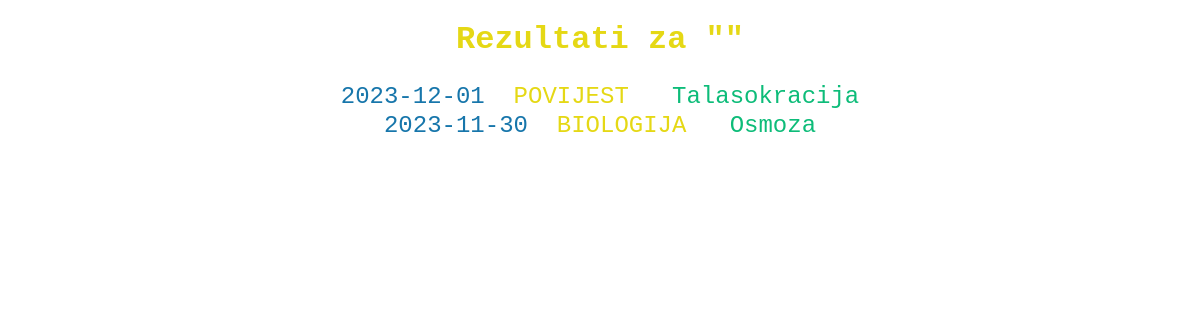
/pretraga, run on an earlier commit of the app's database.
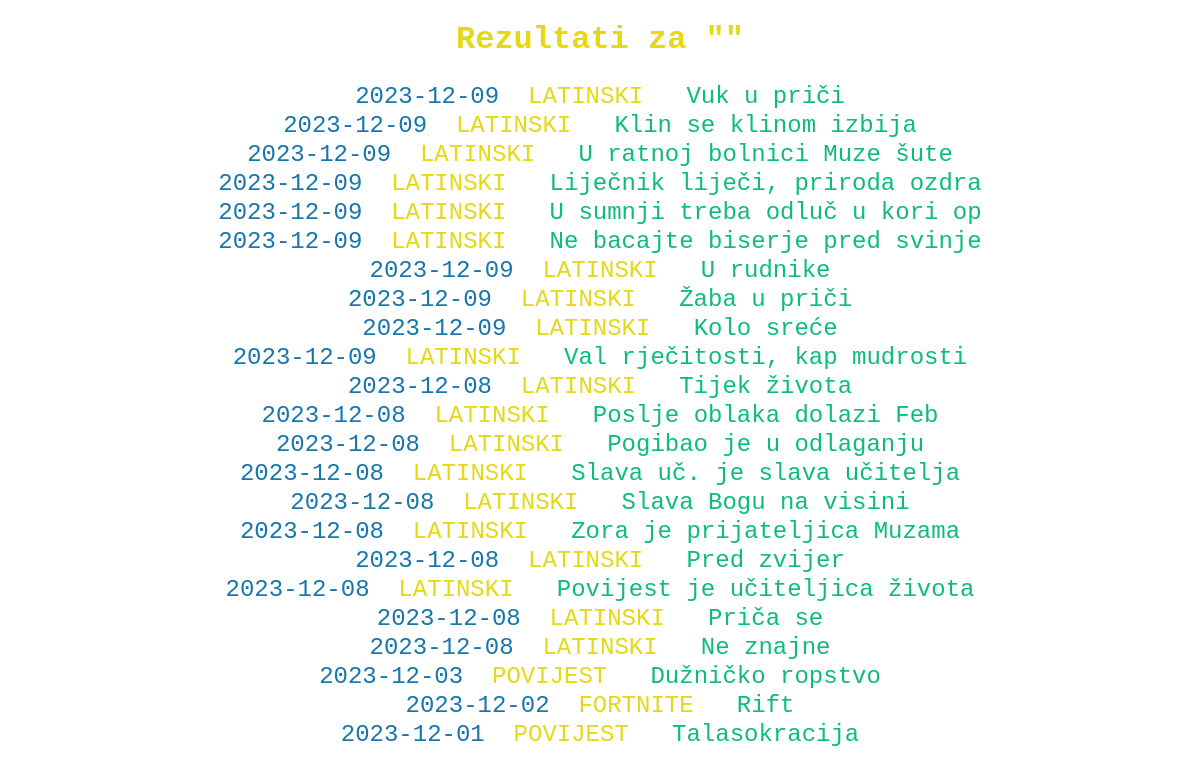
And on a later commit of the database.
### app.py (models this page shows, shortened)
class FunctionSite(functionDatabase.Model):
    id = functionDatabase.Column(functionDatabase.Integer, primary_key=True)
    name = functionDatabase.Column(functionDatabase.String(30), nullable=False, default=' ')
    description = functionDatabase.Column(functionDatabase.String(600), nullable=False, default=' ')
    language = functionDatabase.Column(functionDatabase.String(12), nullable=False, default=' ')
    date_created = functionDatabase.Column(functionDatabase.DateTime, default=datetime.utcnow)
    bookmark = functionDatabase.Column(functionDatabase.Boolean, default=False)

### app.py (the view)
@app.route('/pretraga')
def search():
    global func_search
    global isFound
    isFound = False
    functions = FunctionSite.query.order_by(FunctionSite.name).all()
    for function in functions:
        if (func_search.lower() in function.name.lower()) or (func_search.lower() in function.language.lower()):
            isFound = True
    return render_template('search.html', search=func_search, functions=functions, isFound=isFound)

### templates/search.html (shortened to what this page needs)
{% extends 'base.html' %}
{% block body %}
<div class="content">
    <h1 style="text-align: center; color: #e5d815; font-size: xx-large;">Rezultati za "{{ search }}"</h1>
    <table>
        <tr>
            <th style="width: 800px;"></th>
        </tr>
        {% for function in functions|sort(attribute='date_created', reverse=True) %}
            {% if search.lower() == function.name.lower() %}
                <meta http-equiv="refresh" content="0; /definicija/{{ function.id }}">
            {% elif (search.lower() in function.name.lower() or search.lower() in function.language.lower()) or (function.name.lower() in search.lower() or function.language.lower() in search.lower()) %}
                <tr style="text-align: center;">
                    <td style="color: #e5d815; font-size: x-large; text-align: center;">
                        <font color="#1776ab">{{ function.date_created.date() }}</font><font color="white">/</font>
                        <font color="#e5d815">{{ function.language.upper() }}</font>
                        <font color="white">-</font>
                        <font color="#0dbc79"><a href="/definicija/{{function.id}}" style="text-decoration: none; color: #0dbc79;">{{ function.name }}</a></font>
                    </td>
                </tr>
            {% endif %}
        {% endfor %}
    </table>
</div>
{% endblock %}

What changed in the data, as far as the page shows it:
removed FunctionSite: date_created "2023-11-30", language "BIOLOGIJA", name "Osmoza"
added FunctionSite: date_created "2023-12-09", language "LATINSKI", name "Vuk u priči"
added FunctionSite: date_created "2023-12-09", language "LATINSKI", name "Klin se klinom izbija"
added FunctionSite: date_created "2023-12-09", language "LATINSKI", name "U ratnoj bolnici Muze šute"
added FunctionSite: date_created "2023-12-09", language "LATINSKI", name "Liječnik liječi, priroda ozdra"
added FunctionSite: date_created "2023-12-09", language "LATINSKI", name "U sumnji treba odluč u kori op"
added FunctionSite: date_created "2023-12-09", language "LATINSKI", name "Ne bacajte biserje pred svinje"
added FunctionSite: date_created "2023-12-09", language "LATINSKI", name "U rudnike"
added FunctionSite: date_created "2023-12-09", language "LATINSKI", name "Žaba u priči"
added FunctionSite: date_created "2023-12-09", language "LATINSKI", name "Kolo sreće"
added FunctionSite: date_created "2023-12-09", language "LATINSKI", name "Val rječitosti, kap mudrosti"
added FunctionSite: date_created "2023-12-08", language "LATINSKI", name "Tijek života"
added FunctionSite: date_created "2023-12-08", language "LATINSKI", name "Poslje oblaka dolazi Feb"
added FunctionSite: date_created "2023-12-08", language "LATINSKI", name "Pogibao je u odlaganju"
added FunctionSite: date_created "2023-12-08", language "LATINSKI", name "Slava uč. je slava učitelja"
added FunctionSite: date_created "2023-12-08", language "LATINSKI", name "Slava Bogu na visini"
added FunctionSite: date_created "2023-12-08", language "LATINSKI", name "Zora je prijateljica Muzama"
added FunctionSite: date_created "2023-12-08", language "LATINSKI", name "Pred zvijer"
added FunctionSite: date_created "2023-12-08", language "LATINSKI", name "Povijest je učiteljica života"
added FunctionSite: date_created "2023-12-08", language "LATINSKI", name "Priča se"
added FunctionSite: date_created "2023-12-08", language "LATINSKI", name "Ne znajne"
added FunctionSite: date_created "2023-12-03", language "POVIJEST", name "Dužničko ropstvo"
added FunctionSite: date_created "2023-12-02", language "FORTNITE", name "Rift"
